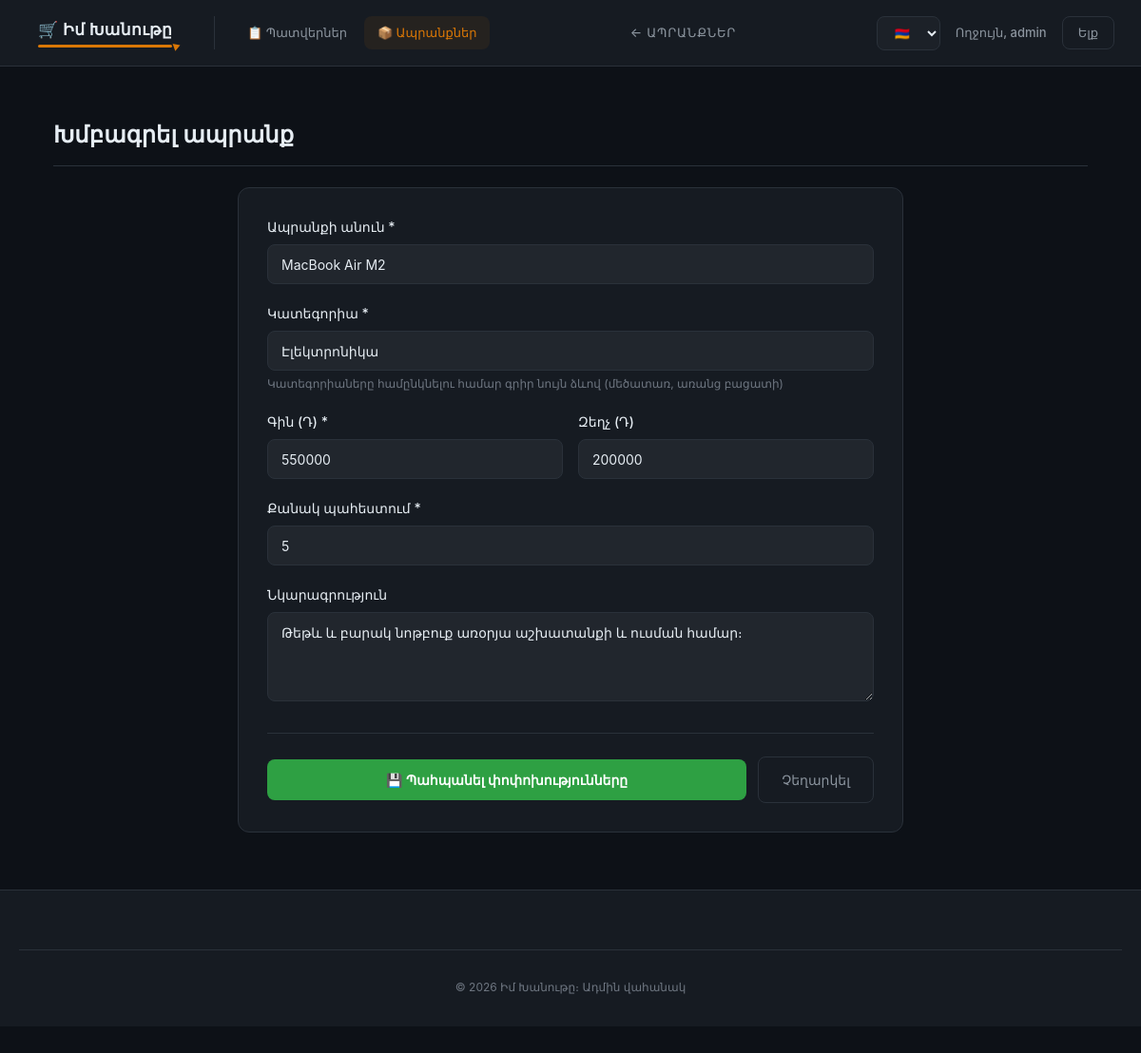
Page /admin-product-form.php?id=2 (signed in) on the committed database.
### tables this page shows
CREATE TABLE `products` (
  `id` int(11) NOT NULL,
  `name` varchar(255) NOT NULL,
  `stock` int(11) NOT NULL,
  `price` decimal(10,0) NOT NULL,
  `category` varchar(255) NOT NULL,
  `discount` decimal(10,0) NOT NULL,
  `description` varchar(395) NOT NULL
);

### admin-product-form.php (the view, shortened to what this page needs)
<?php
require_once 'start.php';
$productId = $_GET['id'] ?? null;
$isEdit = $productId !== null && is_numeric($productId);
if ($isEdit) {
    $stmt = $pdo->prepare("SELECT * FROM products WHERE id = ?");
    $stmt->execute([$productId]);
    $dbProduct = $stmt->fetch();
    $product = $dbProduct;
}
$pageTitle = $isEdit ? 'Խմբագրել ապրանք' : 'Ավելացնել ապրանք';
?>
<!DOCTYPE html>
<html lang="hy">
<head>
    <link rel="stylesheet" href="style.css">
</head>
<body>
    <?php
    require 'admin-header.php';
    ?>
    <div class="admin-container">
        <h1 class="admin-page-title"><?= $pageTitle ?></h1>
        <div class="admin-form-wrap">
            <form method="post" action="admin-product-save.php" class="admin-form">
                <div class="form-field">
                    <label>Ապրանքի անուն *</label>
                    <input type="text" name="name" required
                           value="<?= htmlspecialchars($product['name']) ?>"
                           placeholder="Օրինակ՝ iPhone 15">
                </div>
                <div class="form-field">
                    <label>Կատեգորիա *</label>
                    <input type="text" name="category" required
                           value="<?= htmlspecialchars($product['category']) ?>"
                           placeholder="Օրինակ՝ Էլեկտրոնիկա">
                    <p class="field-hint">Կատեգորիաները համընկնելու համար գրիր նույն ձևով (մեծատառ, առանց բացատի)</p>
                </div>
                <div class="form-row">
                    <div class="form-field">
                        <label>Գին (Դ) *</label>
                        <input type="number" name="price" required min="0" step="1"
                               value="<?= htmlspecialchars($product['price']) ?>"
                               placeholder="0">
                    </div>
                    <div class="form-field">
                        <label>Զեղչ (Դ)</label>
                        <input type="number" name="discount" min="0" step="1"
                               value="<?= htmlspecialchars($product['discount']) ?>"
                               placeholder="0">
                    </div>
                </div>
                <div class="form-field">
                    <label>Քանակ պահեստում *</label>
                    <input type="number" name="stock" required min="0" step="1"
                           value="<?= htmlspecialchars($product['stock']) ?>"
                           placeholder="0">
                </div>
                <div class="form-field">
                    <label>Նկարագրություն</label>
                    <textarea name="description" rows="4"
                              placeholder="Ապրանքի մասին մանրամասներ"><?= htmlspecialchars($product['description']) ?></textarea>
                </div>
                <div class="admin-form-actions">
                    <button type="submit" class="admin-save-btn">
                        <?= $isEdit ? '💾 Պահպանել փոփոխությունները' : '✅ Ավելացնել ապրանք' ?>
                    </button>
                    <a href="admin-products.php" class="admin-cancel-btn">Չեղարկել</a>
                </div>
            </form>
        </div>
    </div>
    <footer class="footer">
        <div class="footer-bottom">
            <p>© 2026 Իմ Խանութը։ Ադմին վահանակ</p>
        </div>
    </footer>
</body>
</html>

### style.css (style rules this page uses)
:root { --bg-main: #0d1117; --bg-surface: #161b22; --bg-elevated: #1c2128; --bg-input: #21262d; --bg-hover: #1f2630; --border: #2a313a; --border-soft: #1f242c; --text-main: #e6edf3; --text-muted: #8b949e; --text-dim: #6e7681; --accent: #d97706; --accent-hover: #b45309; --accent-active: #92400e; --accent-soft: rgba(217, 119, 6, 0.08); --success: #2ea043; --error: #da3633; --radius-sm: 5px; --radius: 8px; --radius-lg: 12px; --shadow-sm: 0 1px 3px rgba(0, 0, 0, 0.35); --shadow: 0 6px 22px rgba(0, 0, 0, 0.5); --t: 0.15s ease; --header-h: 70px; --cart-h: 60px; --cart-gap: 24px; --cart-safe: 110px; }
* { box-sizing: border-box; }
html { scroll-behavior: smooth; }
body { background: var(--bg-main); color: var(--text-main); font-family: -apple-system, BlinkMacSystemFont, 'Segoe UI', Tahoma, sans-serif; margin: 0; padding-top: var(--header-h); padding-bottom: var(--cart-safe); min-height: 100vh; display: flex; flex-direction: column; line-height: 1.5; font-size: 14px; -webkit-font-smoothing: antialiased; }
a { color: var(--accent); text-decoration: none; transition: color var(--t); }
h1, h2, h3, h4 { margin: 0; font-weight: 600; }
button, .btn { background: var(--accent); color: #fff; border: none; padding: 10px 18px; border-radius: var(--radius); cursor: pointer; font-size: 14px; font-weight: 600; font-family: inherit; transition: background var(--t); white-space: nowrap; }
.admin-page-title { color: var(--text-main); font-size: 24px; margin: 30px 28px 22px; font-weight: 700; padding-bottom: 14px; border-bottom: 1px solid var(--border); letter-spacing: 0.2px; }
.form-field { margin-bottom: 16px; }
.form-field label { display: block; color: var(--text-main); font-size: 13px; margin-bottom: 6px; font-weight: 500; }
.form-field input { width: 100%; height: 42px; padding: 0 14px; border: 1px solid var(--border); border-radius: var(--radius); background: var(--bg-input); color: var(--text-main); font-size: 14px; font-family: inherit; outline: none; transition: border-color var(--t); }
.form-field input::placeholder { color: var(--text-dim); }
.field-hint { color: var(--text-dim); font-size: 12px; margin: 5px 0 0; }
.footer { background: var(--bg-surface); border-top: 1px solid var(--border); margin-top: auto; padding: 36px 20px 20px; }
.footer-bottom { text-align: center; margin-top: 26px; padding-top: 18px; border-top: 1px solid var(--border); color: var(--text-dim); font-size: 12px; }
.admin-container { max-width: 1200px; margin: 0 auto; padding: 24px 28px 60px; width: 100%; }
.admin-form-wrap { max-width: 700px; margin: 0 auto; }
.admin-form { background: var(--bg-surface); border: 1px solid var(--border); border-radius: var(--radius-lg); padding: 30px; }
.admin-form .form-field { margin-bottom: 20px; }
.admin-form label { display: block; color: var(--text-main); font-size: 14px; font-weight: 500; margin-bottom: 8px; }
.admin-form input, .admin-form textarea { width: 100%; padding: 12px 14px; border: 1px solid var(--border); border-radius: var(--radius); background: var(--bg-input); color: var(--text-main); font-size: 14px; font-family: inherit; outline: none; transition: border-color var(--t); box-sizing: border-box; resize: vertical; }
.admin-form input::placeholder, .admin-form textarea::placeholder { color: var(--text-dim); }
.admin-form .form-row { display: grid; grid-template-columns: 1fr 1fr; gap: 16px; }
.admin-form-actions { display: flex; gap: 12px; align-items: center; margin-top: 28px; padding-top: 24px; border-top: 1px solid var(--border); }
.admin-save-btn { flex: 1; padding: 13px 24px; background: var(--success); color: #fff; border: none; border-radius: var(--radius); font-size: 14px; font-weight: 600; cursor: pointer; transition: background var(--t); font-family: inherit; }
.admin-cancel-btn { display: inline-block; padding: 13px 24px; color: var(--text-muted); text-decoration: none; border-radius: var(--radius); border: 1px solid var(--border); font-size: 14px; font-weight: 500; transition: color var(--t), border-color var(--t); white-space: nowrap; }

### rows in the picture
products: name "MacBook Air M2", category "Էլեկտրոնիկա", price "550000", discount "200000", stock "5", description "Թեթև և բարակ նոթբուք առօրյա աշխատանքի և ուսման համար։"

### other values in the picture
$backLink['label'] "ԱՊՐԱՆՔՆԵՐ"
$adminName "admin"
$pageTitle "Խմբագրել ապրանք"
